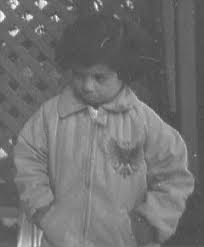
#> input picture 2016BEC109 KARTIK MODUKURI/images used/pout.jfif, 204 x 247 px, found by its file name
$ python pout.py
#> lines starting #> are read from the running program, lines starting #| are printed output that depends on the picture
# -*- coding: utf-8 -*-
"""
Created on Wed Nov 13 21:25:50 2019

@author: Admin
"""

import cv2
import matplotlib.pyplot as plt

img = cv2.imread(r'D:\Btech practicals\DIP\pout.jfif')
#> img is the input picture: shape (247, 204, 3); min 68, max 255, mean 112.6
gray=cv2.cvtColor(img,cv2.COLOR_BGR2GRAY)
plt.imshow(gray)
cv2.imshow("Gray_original",gray)
for i in range(247):
    for j in range(204):
        k=gray[i][j]
        if k<101:
            gray[i][j] *= 0.5
        elif k>100 and k<201:
            gray[i][j]=gray[i][j]*1.5-100
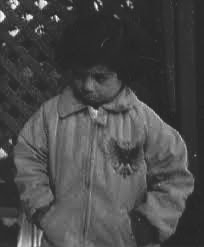
#> gray: shape (247, 204); min 34, max 255, mean 73
cv2.imwrite('pout_image.jpg',gray)
cv2.imshow("pout_histogram",gray)
cv2.waitKey(0)
cv2.destroyAllWindows()
